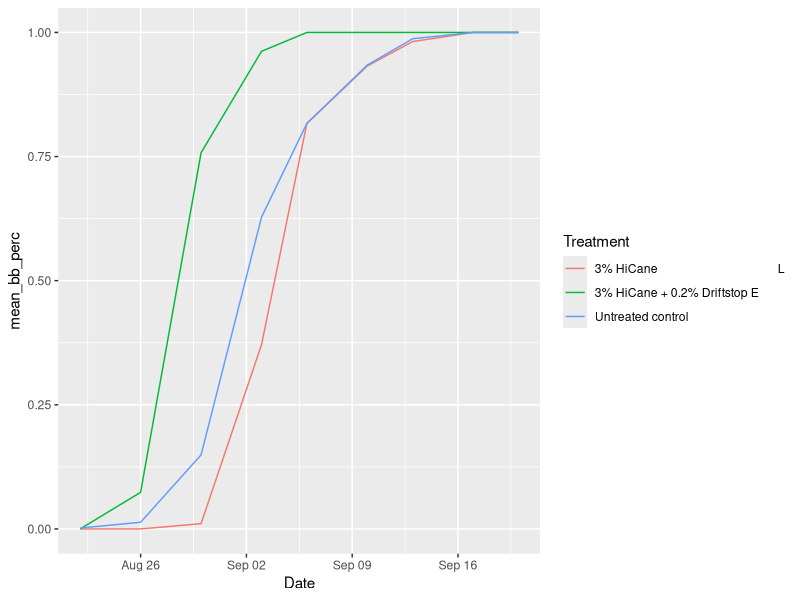

Reproduce this figure in R.
## ---- chunk 1
knitr::opts_chunk$set(echo = FALSE)

require(tidyverse)
require(magrittr)
require(lubridate)

## ---- chunk 2
getValidColumns <- function(data){
	names <- colnames(data)
	asDates <- dmy(paste(names, "2019"))
	return(which(!is.na(asDates)))
}

mergeLogAndTranspose <- function(data, log, IDcolumn = 1){
	longFormat <- data %>%
		gather(key = "Date", value = "OpenBuds", -IDcolumn) %>%
		group_by_at(colnames(data)[IDcolumn]) %>%
		mutate(BudbreakPercentage = OpenBuds / max(OpenBuds)) %>%
		arrange_at(colnames(data)[1])
	
	longFormat$information <- sapply(1:nrow(longFormat), function(x) log$information[log$CaneID == longFormat$CaneID[x] & log$Date == longFormat$Date[x]][1])
	
	longFormat %<>% mutate(Date = dmy(paste(Date, "2019")))
	
	return(longFormat)
}

fillDataFrame <- function(data, IDcolumn = 1){
	processed <- select(data,
						c(IDcolumn, getValidColumns(data)))
	
	log <-  data.frame(CaneID = double(), Date = character(), information = character(), stringsAsFactors = FALSE)
	
	for(i in seq_along(processed[[1]])){
		maxValue <- 0
		
		for(j in seq_along(processed)[-1]){
			if(any(c("x", "X", "xx", NA) %in% processed[[i,j]]))
				processed[[i,j]] <- maxValue
			
			if(processed[[i,j]] > maxValue)
				maxValue <- processed[[i,j]]
			
			if(processed[[i,j]] < maxValue){
				log %<>% bind_rows(., data.frame(CaneID = processed[i,1], 
												 Date = names(processed)[j],
												 information = paste("Value smaller than max: previous =", processed[[i,j]], " new =", maxValue),
												 stringsAsFactors = FALSE))
				processed[[i,j]] <-  maxValue
			}
		}
	}
	
	return(mergeLogAndTranspose(processed, log))
}
## ---- chunk 3

treatmentsR19 <- read_csv("./data/treatmentsR19.csv")%>%
					rename(CaneID = 1, Treatment = 2)


rawBB_R19 <- read_csv("./data/R19_budbreak.csv", na = c("x", NA)) %>%
	rename(CaneID = 1)

processedR19_budbreak <- fillDataFrame(rawBB_R19)

processedR19_budbreak$Treatment <- sapply(seq_along(processedR19_budbreak$CaneID), 
										  function(x) treatmentsR19$Treatment[processedR19_budbreak$CaneID[x] == treatmentsR19$CaneID])

## ---- chunk 4

# looking at just the early & late HC aplications vs control
# as supporting evidence for the flowers per shoot distribution.
processedR19_budbreak %>%
	filter(Treatment %in% c("Untreated control", "3% HiCane + 0.2% Driftstop E", "3% HiCane                                        L")) %>%
	group_by(Treatment, Date) %>%
	summarise(mean_bb_perc = mean(BudbreakPercentage)) %>%
	ggplot() +
		geom_line(aes(Date, mean_bb_perc, colour = Treatment))

